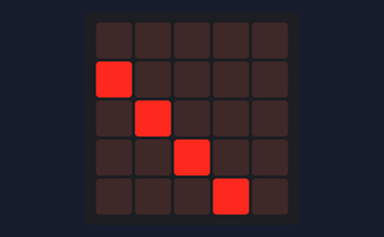
Recording of a program running on a simulated BBC micro:bit (MakeCode). Shown: the board's 5×5 LED display.

Above: at 0.06 s.
At 54.15 s:
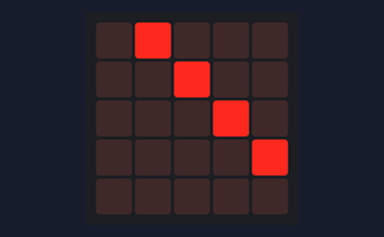
At 108.1 s:
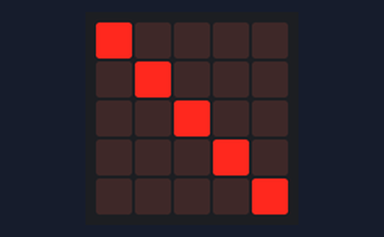

The program:

main.ts
```typescript
let posX = 0
let posY = 0
let posX1 = 1
let posY1 = 1
let posX2 = 2
let posY2 = 2
let posX3 = 3
let posY3 = 3
let posX4 = 4
let posY4 = 4
let direction = 1
led.plot(posX, posY)
led.plot(posX1, posY1)
led.plot(posX2, posY2)
led.plot(posX3, posY3)
led.plot(posX4, posY4)
basic.forever(function () {
    led.unplot(posX, posY)
    led.unplot(posX1, posY1)
    led.unplot(posX2, posY2)
    led.unplot(posX3, posY3)
    led.unplot(posX4, posY4)
    posY += direction
    posY1 += direction
    posY2 += direction
    posY3 += direction
    posY4 += direction
    led.plot(posX, posY)
    led.plot(posX1, posY1)
    led.plot(posX2, posY2)
    led.plot(posX3, posY3)
    led.plot(posX4, posY4)
    if (posY <= 0) {
        direction = 1
    } else if (posY >= 4) {
        direction = -1
    }
    if (posY1 <= 0) {
        direction = 1
    } else if (posY1 >= 4) {
        direction = -1
    }
    if (posY2 <= 0) {
        direction = 1
    } else if (posY3 >= 4) {
        direction = -1
    }
    if (posY3 <= 0) {
        direction = 1
    } else if (posY3 >= 4) {
        direction = -1
    }
    if (posY4 <= 0) {
        direction = 1
    } else if (posY4 >= 4) {
        direction = -1
    }
    basic.pause(100)
})
basic.forever(function () {

})
```

test.ts
```typescript
// les tests vont ici ; cela ne sera pas compilé si ce paquet est utilisé en tant qu'extension.
```
